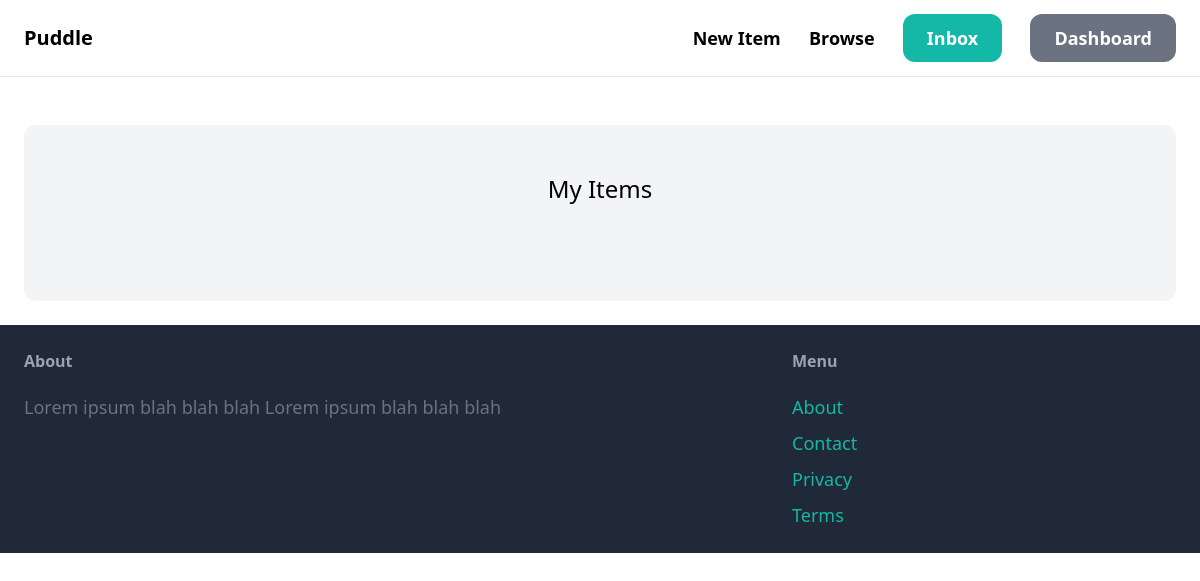
Page /dashboard/ (signed in) on the earlier database version.
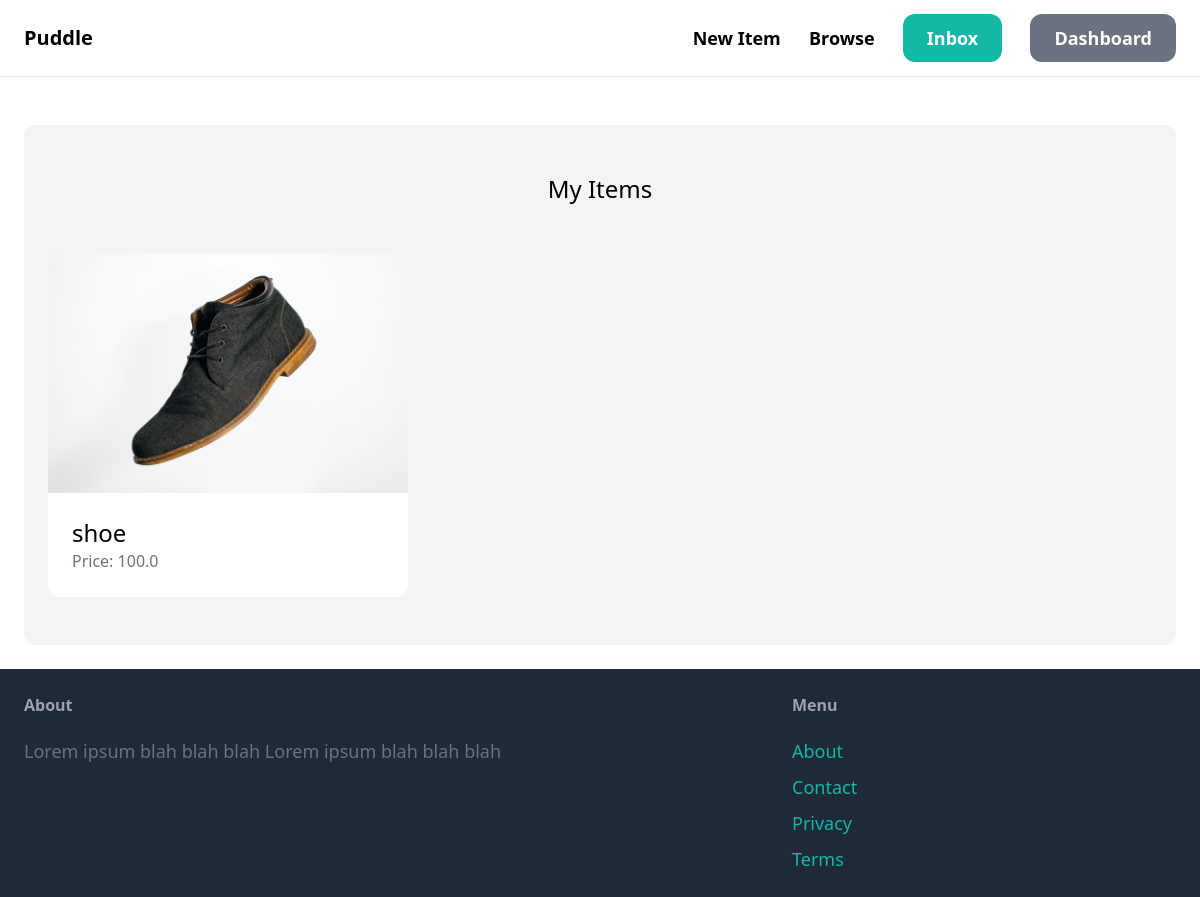
Same page on the later database version.
### item/models.py (models this page shows, shortened)
class Item(models.Model):
    category = models.ForeignKey(Category, related_name='items', on_delete=models.CASCADE)
    name = models.CharField(max_length=255)
    description = models.TextField(blank=True, null=True)
    price = models.FloatField()
    image = models.ImageField(upload_to='items_images', blank=True, null=True)
    is_sold = models.BooleanField(default=False)
    created_by = models.ForeignKey(User, related_name='items', on_delete=models.CASCADE)
    created_at = models.DateTimeField(auto_now_add=True)

### dashboard/views.py (the view)
# urls.py: path('', views.index, name='index'),
@login_required
def index(request):
    items = Item.objects.filter(created_by=request.user)
    context = {'items': items}
    return render(request, 'dashboard/index.html', context)

### dashboard/templates/dashboard/index.html (shortened to what this page needs)
{% extends 'core/base.html' %}
{% block content %}
<div class="mt-6 px-6 py-12 bg-gray-100 rounded-xl">
    <h2 class='mb-12 text-2xl text-center'>My Items</h2>
    <div class="grid grid-cols-3 gap-3">
        {% for item in items %}
            <div>
                <a href="{% url 'item:detail' item.id %}">
                    <div>
                        <img src="{{ item.image.url }}"
                         class="rounded-t-xl" >
                    </div>
                    <div class="p-6 bg-white rounded-b-xl">
                        <h2 class="text-2xl">{{ item.name }}</h2>
                        <p class="text-gray-500">Price: {{ item.price }}</p>
                    </div>
                </a>
            </div>
        {% endfor %}
    </div>
</div>
{% endblock content %}

Differences in the rows shown:
added Item: image (picture), name "shoe", price "100.0"
